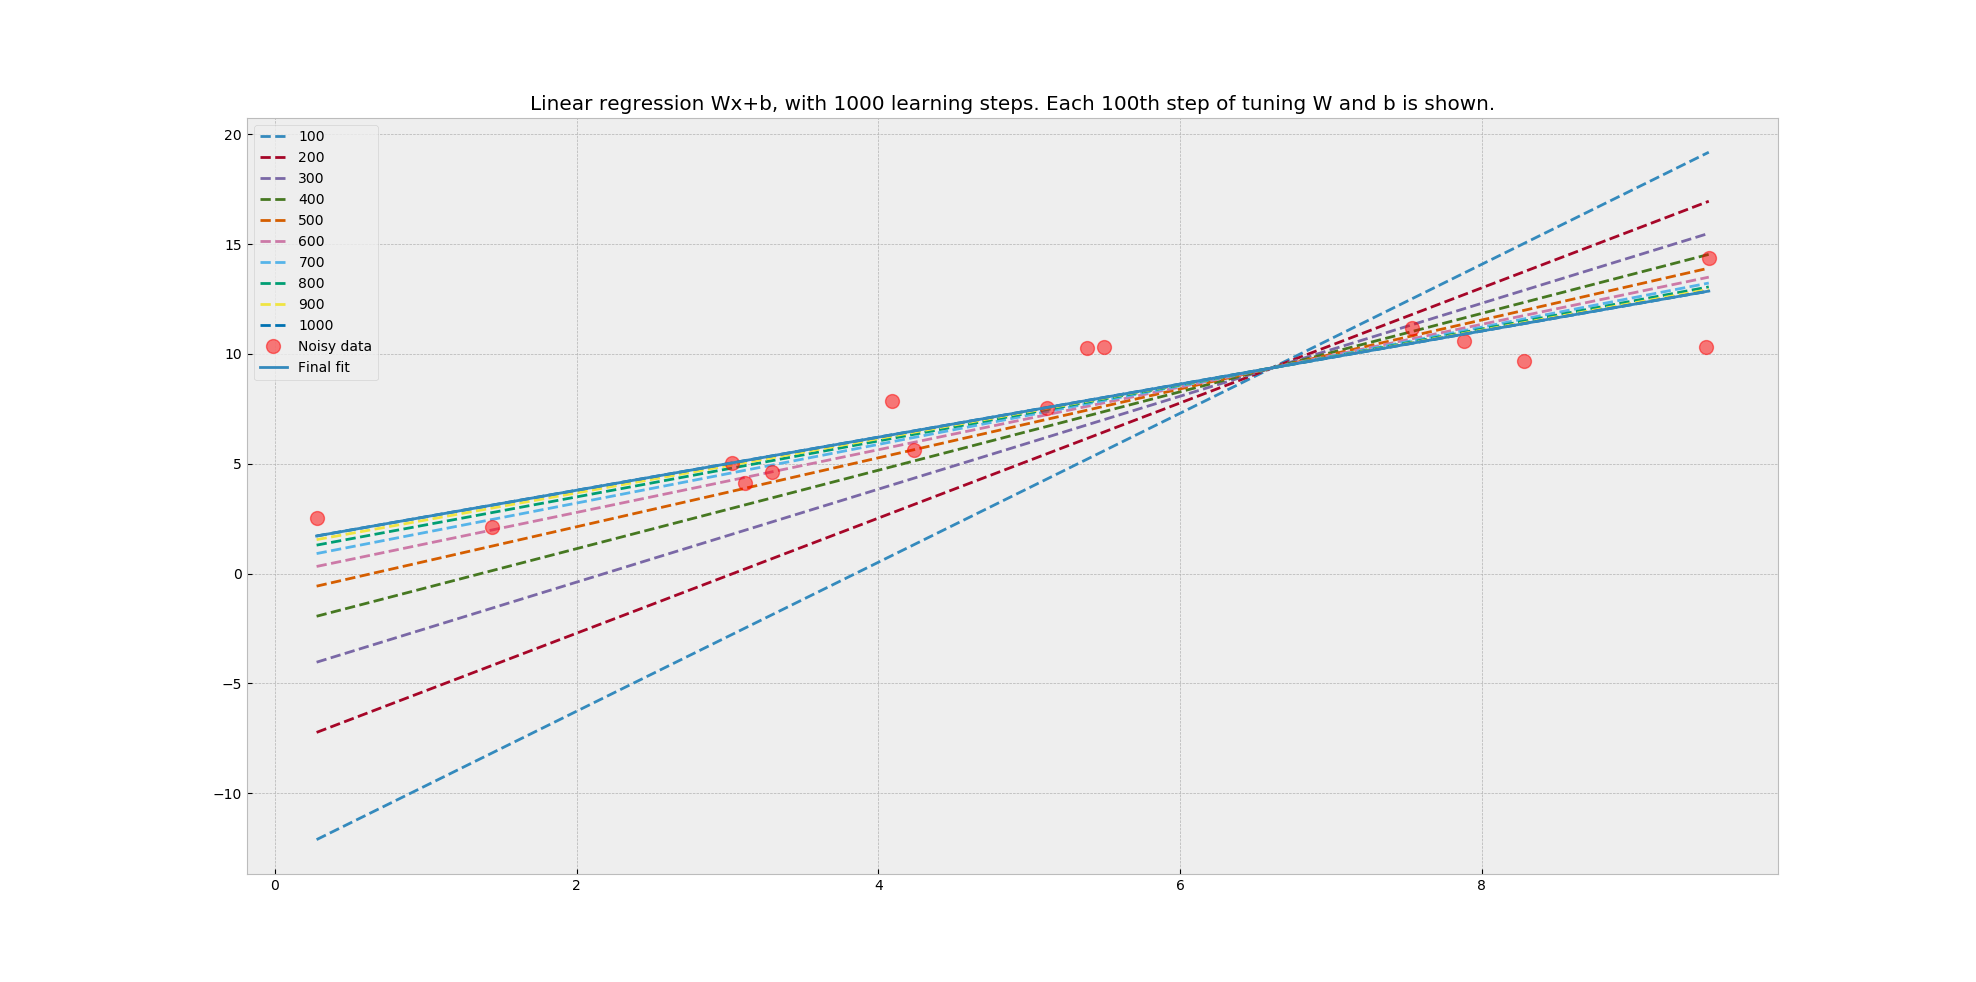

The Python source for this figure:
import tensorflow as tf
import numpy as np
import matplotlib.pyplot as plt
from numpy.random import default_rng

#Creating "random increasing" data
seed = 1
rng = default_rng(seed)
X = rng.uniform(low=0, high=10, size=15)
Y = rng.uniform(low=0, high=5, size=15)
X = np.sort(X)
Y = X + Y

# Learning parameters
learning_rate = 0.01
training_steps = 1000

# Only for visuals
display_step = 100
plt.style.use('bmh') #For more colors

# Weight and Bias. Initial guess intentionally bad to show progress.
# A more natural choice would be to initialize with rng.standard_normal()
W = tf.Variable(10., name="weight")
b = tf.Variable(-20., name="bias")


# Linear regression
def linear_regression(x):
    return W*x + b

# Mean square error
def mean_square(y_pred, y_true):
    return tf.reduce_mean(tf.square(y_pred - y_true))

# Stochastic Gradient Descent Optimizer
optimizer = tf.optimizers.SGD(learning_rate)

# Optimization process.
def run_optimization():
    # Wrap computation inside a GradientTape for automatic differentiation.
    with tf.GradientTape() as g:
        pred = linear_regression(X)
        loss = mean_square(pred, Y)

    # Compute gradients.
    gradients = g.gradient(loss, [W, b])

    # Update W and b following gradients.
    optimizer.apply_gradients(zip(gradients, [W, b]))

# Run training for the given number of steps.
for step in range(1, training_steps + 1):
    # Run the optimization to update W and b values.
    run_optimization()

    if step % display_step == 0:
        pred = linear_regression(X)
        loss = mean_square(pred, Y)
        print("step: %i, loss: %f, W: %f, b: %f" % (step, loss, W.numpy(), b.numpy()))
        plt.plot(X, np.array(W * X + b), '--', label=str(step))

# Graphic display
plt.plot(X, Y, 'ro', markersize=10, alpha=0.5, label='Noisy data')
plt.plot(X, np.array(W * X + b), label='Final fit')
plt.title('Linear regression Wx+b, with 1000 learning steps. Each 100th step of tuning W and b is shown.')
plt.legend()
plt.show()
